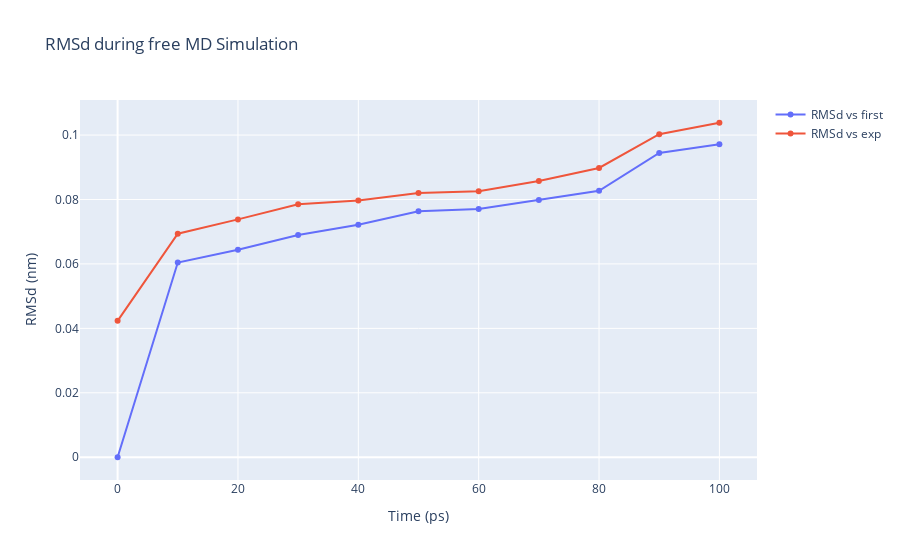

Notebook source saved alongside this figure:
### Code cell
import plotly
import plotly.graph_objs as go

# Read RMS vs first snapshot data from file 
with open(output_rms_first,'r') as rms_first_file:
    x,y = map(
        list,
        zip(*[
            (float(line.split()[0]),float(line.split()[1]))
            for line in rms_first_file 
            if not line.startswith(("#","@")) 
        ])
    )

# Read RMS vs experimental structure data from file 
with open(output_rms_exp,'r') as rms_exp_file:
    x2,y2 = map(
        list,
        zip(*[
            (float(line.split()[0]),float(line.split()[1]))
            for line in rms_exp_file
            if not line.startswith(("#","@")) 
        ])
    )
    
trace1 = go.Scatter(
    x = x,
    y = y,
    name = 'RMSd vs first'
)

trace2 = go.Scatter(
    x = x,
    y = y2,
    name = 'RMSd vs exp'
)

data = [trace1, trace2]

plotly.offline.init_notebook_mode(connected=True)

fig = {
    "data": data,
    "layout": go.Layout(title="RMSd during free MD Simulation",
                        xaxis=dict(title = "Time (ps)"),
                        yaxis=dict(title = "RMSd (nm)")
                       )
}

plotly.offline.iplot(fig)

### Figure 1 — Plotly figure (JSON) as saved in the notebook; plotly's stock layout.template omitted (floating-point values rounded to 4 significant figures)
{"data": [{"name": "RMSd vs first", "type": "scatter", "x": [0, 10, 20, 30, 40, 50, 60, 70, 80, 90, 100], "y": [2e-07, 0.06044, 0.0644, 0.06895, 0.07216, 0.07638, 0.07705, 0.07983, 0.08268, 0.09444, 0.09714]}, {"name": "RMSd vs exp", "type": "scatter", "x": [0, 10, 20, 30, 40, 50, 60, 70, 80, 90, 100], "y": [0.04233, 0.06938, 0.07382, 0.07852, 0.07969, 0.08202, 0.08256, 0.08571, 0.08977, 0.1003, 0.1038]}], "layout": {"title": {"text": "RMSd during free MD Simulation"}, "xaxis": {"title": {"text": "Time (ps)"}}, "yaxis": {"title": {"text": "RMSd (nm)"}}}}
